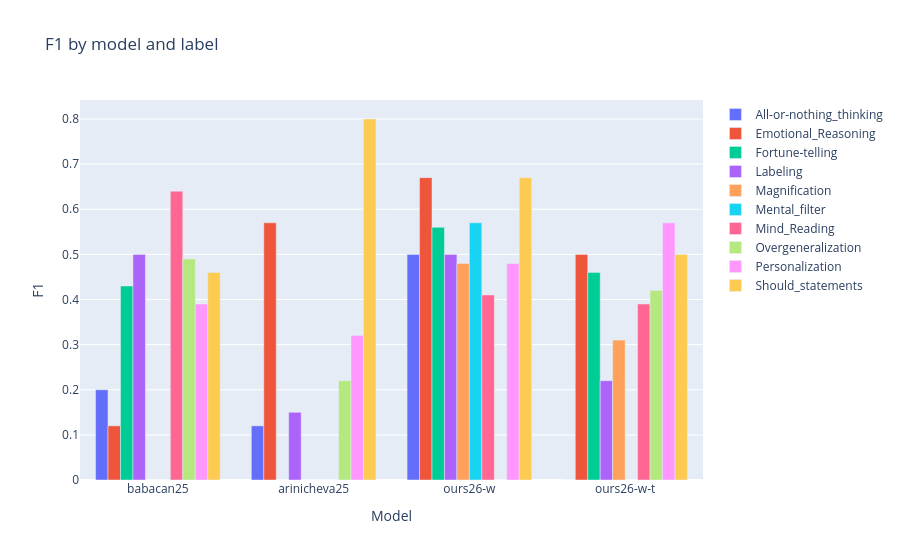

Source (notebook cell):
### Code cell
# Visualize distiortion-specific F1 performances

metric_names = labels
model_metrics = {
'babacan25':   numbers_babakan,
'arinicheva25':   numbers_arinicheva,
'ours26-w': numbers_ours,
'ours26-w-t': numbers_ours_wt
}
fig = go.Figure()
for i in range(len(labels)):
    fig.add_trace(go.Bar(
        name=metric_names[i],
        x=list(model_metrics), y=[model_metrics[m][i] for m in model_metrics],
    ))
fig.update_layout(
    barmode='group', # Group bars by model
    title='F1 by model and label', # Add a title
    xaxis_title='Model', # Label the x-axis
    yaxis_title='F1', # Label the y-axis
    hovermode='closest' # Improve hover behavior
)
fig.show()

### Figure 1 — Plotly figure (JSON) as saved in the notebook; plotly's stock layout.template omitted (floating-point values rounded to 4 significant figures)
{"data": [{"name": "All-or-nothing_thinking", "type": "bar", "x": ["babacan25", "arinicheva25", "ours26-w", "ours26-w-t"], "y": [0.2, 0.12, 0.5, 0]}, {"name": "Emotional_Reasoning", "type": "bar", "x": ["babacan25", "arinicheva25", "ours26-w", "ours26-w-t"], "y": [0.12, 0.57, 0.67, 0.5]}, {"name": "Fortune-telling", "type": "bar", "x": ["babacan25", "arinicheva25", "ours26-w", "ours26-w-t"], "y": [0.43, 0, 0.56, 0.46]}, {"name": "Labeling", "type": "bar", "x": ["babacan25", "arinicheva25", "ours26-w", "ours26-w-t"], "y": [0.5, 0.15, 0.5, 0.22]}, {"name": "Magnification", "type": "bar", "x": ["babacan25", "arinicheva25", "ours26-w", "ours26-w-t"], "y": [0, 0, 0.48, 0.31]}, {"name": "Mental_filter", "type": "bar", "x": ["babacan25", "arinicheva25", "ours26-w", "ours26-w-t"], "y": [0, 0, 0.57, 0]}, {"name": "Mind_Reading", "type": "bar", "x": ["babacan25", "arinicheva25", "ours26-w", "ours26-w-t"], "y": [0.64, 0, 0.41, 0.39]}, {"name": "Overgeneralization", "type": "bar", "x": ["babacan25", "arinicheva25", "ours26-w", "ours26-w-t"], "y": [0.49, 0.22, 0, 0.42]}, {"name": "Personalization", "type": "bar", "x": ["babacan25", "arinicheva25", "ours26-w", "ours26-w-t"], "y": [0.39, 0.32, 0.48, 0.57]}, {"name": "Should_statements", "type": "bar", "x": ["babacan25", "arinicheva25", "ours26-w", "ours26-w-t"], "y": [0.46, 0.8, 0.67, 0.5]}], "layout": {"barmode": "group", "hovermode": "closest", "title": {"text": "F1 by model and label"}, "xaxis": {"title": {"text": "Model"}}, "yaxis": {"title": {"text": "F1"}}}}
